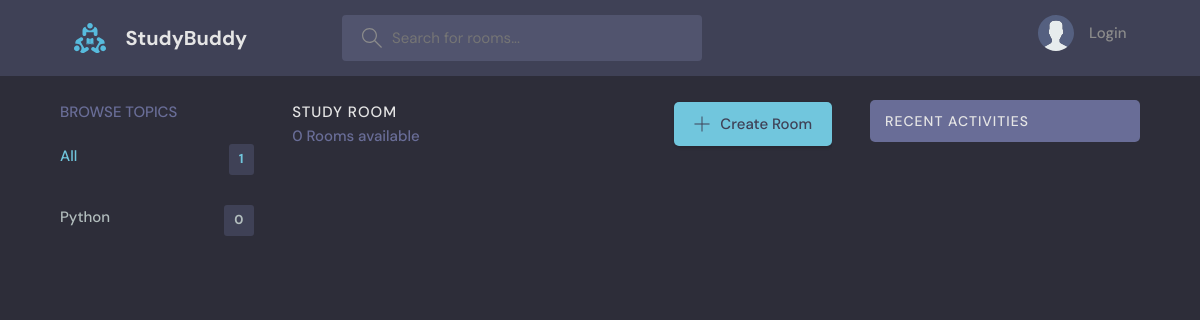
The app's page /, older data.
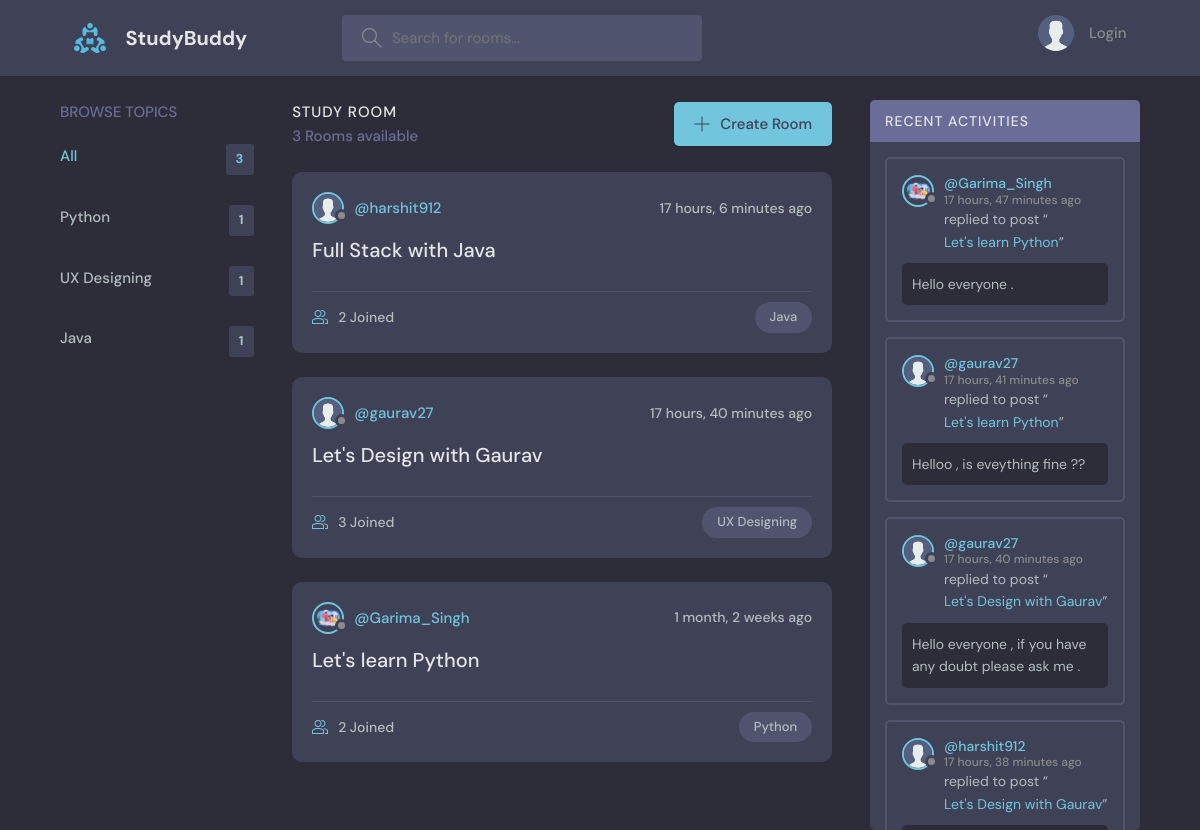
The same page, newer data.
### base/models.py (models this page shows, shortened)
class Topic(models.Model):
    name= models.CharField(max_length=200)
    def __str__(self):
        return self.name

class Room(models.Model):
    host = models.ForeignKey(User, on_delete=models.CASCADE,null=True)
    topic = models.ForeignKey(Topic, on_delete=models.SET_NULL,null=True) # SET_NULL will set the topic field to NULL in database if Parent topic is deleted or topic gets deleted from Topic Model
    name = models.CharField(max_length=200)
    description = models.TextField(null=True , blank= True)
    participants = models.ManyToManyField(User,related_name='participants',blank=True)  # null=True , null has no effect on many to many
    updated = models.DateTimeField(auto_now = True)
    created = models.DateTimeField(auto_now_add=True)
    class Meta :
        ordering = ['-created']

class User(AbstractUser) :
    full_name=models.CharField(max_length=250,null=True)   # with null=True , we can store null value but can not leave it blank
    username = models.CharField(max_length=200 , unique=True,null=True)
    email = models.EmailField(unique=True,null=True)
    bio = models.TextField(null=True,blank=True)
    avatar = models.ImageField(null=True , default='avatar.svg')
    USERNAME_FIELD = 'email'        # Users log in with email.
    REQUIRED_FIELDS = ['username']      # Username is still required during registration.
    def __str__(self):
        return self.username  # Ensures username is returned instead of email
    ''' When USERNAME_FIELD = 'email', Django’s authentication system expects the email for login.
        If you print request.user in the frontend, it might show the email because Django’s default __str__ method might be using USERNAME_FIELD.
        Explicitly defining __str__ to return self.username fixes this issue. '''

class Message(models.Model) :
    user = models.ForeignKey(User,on_delete=models.CASCADE)
    room=models.ForeignKey(Room, on_delete=models.CASCADE)
    body = models.TextField()
    updated = models.DateTimeField(auto_now = True)
    created = models.DateTimeField(auto_now_add=True)

### base/views.py (the view)
# urls.py: path('',views.home,name='home'),
def home(request):
    q=request.GET.get('q') if request.GET.get('q')!= None else ""
    rooms= Room.objects.filter(Q(topic__name__icontains=q) | Q(name__icontains=q) | Q(description__icontains=q) | Q(host__username__icontains=q))
    rooms_count=rooms.count()  # we can use len() method also but count() works much faster than len()
    topics = Topic.objects.all()[0:5]  # will return only 5 topics
    room_messages=Message.objects.filter(Q(room__topic__name__icontains=q) | Q(user__username__icontains=q))
    context = {'rooms':rooms , 'topics':topics,'rooms_count':rooms_count,'room_messages':room_messages}
    return render(request,'base/home.html',context)

### base/templates/base/home.html (shortened to what this page needs)
{% extends "base.html" %} {% block content %}
<main class="layout layout--3">
  <div class="container">
    {% include "base/topics_component.html" %}
    <div class="roomList scroll ">
      <div class="roomList__header ">
        <div>
          <h2>Study Room</h2>
          <p>{{rooms_count}} Rooms available</p>
        </div>
        <a class="btn btn--main" href="{% url 'create-room' %}">
          <svg
            version="1.1"
            xmlns="http://www.w3.org/2000/svg"
            width="32"
            height="32"
            viewBox="0 0 32 32"
          >
            <title>add</title>
            <path
              d="M16.943 0.943h-1.885v14.115h-14.115v1.885h14.115v14.115h1.885v-14.115h14.115v-1.885h-14.115v-14.115z"
            ></path>
          </svg>
          Create Room
        </a>
      </div>
      {% include "base/feed_component.html" %}
    </div>
    {% include "base/activity_component.html" %}
  </div>
</main>
{% endblock content %}

### base/templates/base/topics_component.html (shortened to what this page needs)
<div class="topics">
  <div class="topics__header">
    <h2>Browse Topics</h2>
  </div>
  <ul class="topics__list">
    <li>
      <a href="{% url 'home' %}" class="active"
        >All <span>{{topics.count}}</span></a
      >
    </li>
    {% for topic in topics %}
    <li>
      <a href="{% url 'home' %}?q={{topic.name}} "
        >{{topic.name}} <span>{{topic.room_set.all.count}}</span>
      </a>
    </li>
    {% endfor %}
  </ul>
</div>

### base/templates/base/feed_component.html (shortened to what this page needs)
{% for room in rooms %}
<div class="roomListRoom">
  <div class="roomListRoom__header">
    <a href="{% url 'profile' room.host.id %}" class="roomListRoom__author">
      <div class="avatar avatar--small">
        <img src="{{room.host.avatar.url}}" />
      </div>
      <span>@{{room.host}}</span>
    </a>
    <div class="roomListRoom__actions">
      <span>{{room.created | timesince}} ago</span>
    </div>
  </div>
  <div class="roomListRoom__content">
    <a href="{% url 'room' room.id %}">{{room.name}}</a>
  </div>
  <div class="roomListRoom__meta">
    <a href="{% url 'room' room.id %}" class="roomListRoom__joined">
      {{room.participants.count}} Joined
    </a>
    <p class="roomListRoom__topic">{{room.topic}}</p>
  </div>
</div>
{% endfor %}

### base/templates/base/activity_component.html (shortened to what this page needs)
<div class="activities">
  <div class="activities__header">
    <h2>Recent Activities</h2>
  </div>
  <div class="scroll">
    {% for message in room_messages %}
    <div class="activities__box">
      <div class="activities__boxHeader roomListRoom__header">
        <a
          href="{% url 'profile' message.user.id %}"
          class="roomListRoom__author"
        >
          <div class="avatar avatar--small">
            <img src="{{message.user.avatar.url}}" />
          </div>
          <p>
            @{{message.user}}
            <span>{{message.created | timesince}} ago</span>
          </p>
        </a>
      </div>
      <div class="activities__boxContent">
        <p>
          replied to post “<a href="{% url 'room' message.room.id %}"
            >{{message.room.name}}</a
          >”
        </p>
        <div class="activities__boxRoomContent">{{message.body}}</div>
      </div>
    </div>
    {% endfor %}
  </div>
</div>

Row changes from the older to the newer data that the page shows:
computed for Topic "Python": room_set.all.count "0" → "1"
added Topic: name "UX Designing", room_set.all.count "1"
added Topic: name "Java", room_set.all.count "1"
added Room: host.avatar (placeholder picture), host "harshit912", created "17 hours, 6 minutes", name "Full Stack with Java", participants.count "2", topic "Java"
added Room: host.avatar (placeholder picture), host "gaurav27", created "17 hours, 40 minutes", name "Let's Design with Gaurav", participants.count "3", topic "UX Designing"
added Room: host.avatar (picture), host "Garima_Singh", created "1 month, 2 weeks", name "Let's learn Python", participants.count "2", topic "Python"
added Message: user.avatar (picture), user "Garima_Singh", created "17 hours, 47 minutes", room.name "Let's learn Python", body "Hello everyone ."
added Message: user.avatar (placeholder picture), user "gaurav27", created "17 hours, 41 minutes", room.name "Let's learn Python", body "Helloo , is eveything fine ??"
added Message: user.avatar (placeholder picture), user "gaurav27", created "17 hours, 40 minutes", room.name "Let's Design with Gaurav", body "Hello everyone , if you have any doubt please ask me ."
added Message: user.avatar (placeholder picture), user "harshit912", created "17 hours, 38 minutes", room.name "Let's Design with Gaurav"
Text that changed along with them:
{{ topics.count }}: "1" → "3"
{{ rooms_count }}: "0" → "3"
